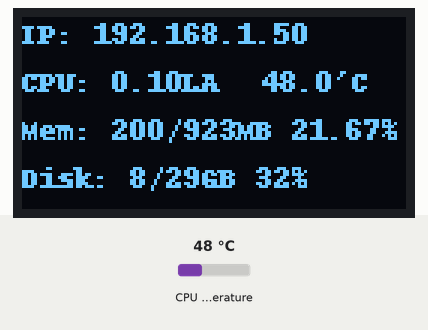
This program was run on a simulated Raspberry Pi (BCM pin numbers). Shown: 128×64 one-colour display. The inputs (shaded band) are chosen by the test bench; at power-on: CPU temperature 48 °C. System figures (address, load, memory, disk, uptime) are fixed made-up values; what the program prints to the terminal is not drawn.

Above: at 1.3 s.
1.4 s: CPU temperature set to 31 °C
At 2.7 s:
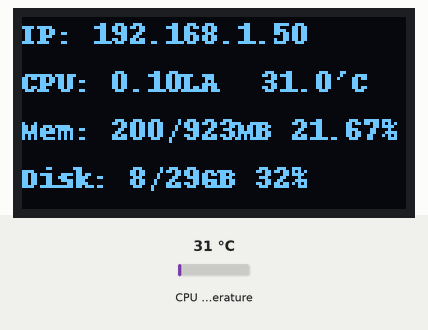
3.0 s: CPU temperature set to 44 °C
At 5.0 s:
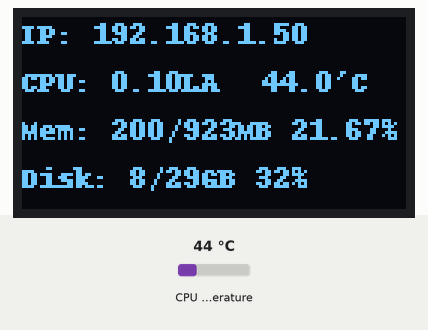
5.3 s: CPU temperature set to 58 °C
At 7.5 s:
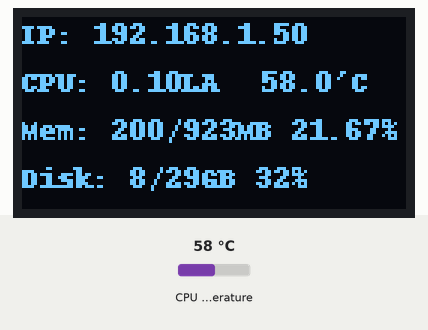
Timing chart, 0 to 9.0 s (numbered marks = the images above; inputs shaded):
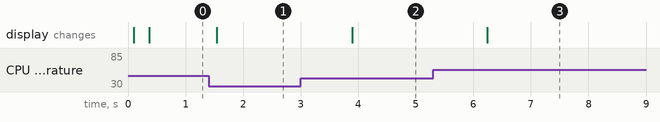

The program:

sys-info.py
```python
from luma.core.interface.serial import i2c
from luma.core.render import canvas
from luma.oled.device import ssd1306, ssd1325, ssd1331, sh1106
import time
import socket
import subprocess
#decodigo.com
serial = i2c(port=1, address=0x3C)
#device = ssd1306(serial, rotate=0)
device = sh1106(serial, width=128, height=64, rotate=0)
#device.capabilities(width=128, height=64, rotate=0)
print("size: " , device.bounding_box)
device.clear()


def stats(device):
    # Shell scripts for system monitoring from here : https://unix.stackexchange.com/questions/119126/command-to-display-memor>
    cmd = "hostname -I | cut -d\' \' -f1"
    IP = subprocess.check_output(cmd, shell = True )
    cmd = "top -bn1 | grep load | awk '{printf \"CPU: %.2f\", $(NF-2)}'"
    CPU = subprocess.check_output(cmd, shell = True )
    cmd = "free -m | awk 'NR==2{printf \"Mem: %s/%sMB %.2f%%\", $3,$2,$3*100/$2 }'"
    MemUsage = subprocess.check_output(cmd, shell = True )
    cmd = "df -h | awk '$NF==\"/\"{printf \"Disk: %d/%dGB %s\", $3,$2,$5}'"
    Disk = subprocess.check_output(cmd, shell = True )
    cmd = "vcgencmd measure_temp |cut -f 2 -d '='"
    Temp = subprocess.check_output(cmd, shell = True )
    with canvas(device) as draw:
        # Pi Stats Display
        draw.text((0, 0), "IP: " + str(IP,'utf-8'), fill="white")
        draw.text((0, 16), str(CPU,'utf-8') + "LA", fill="white")
        draw.text((80, 16), str(Temp,'utf-8') , fill="white")
        draw.text((0, 32), str(MemUsage,'utf-8'), fill="white")
        draw.text((0, 48), str(Disk,'utf-8'), fill="white")
while True:
    stats(device)
    time.sleep(1.0)
```

Measured:
- after the input at 1.4 s, the display: changes after 0.14 s (image 1)
- after the input at 3.0 s, the display: changes after 0.89 s (image 2)
- after the input at 5.3 s, the display: changes after 0.94 s (image 3)
